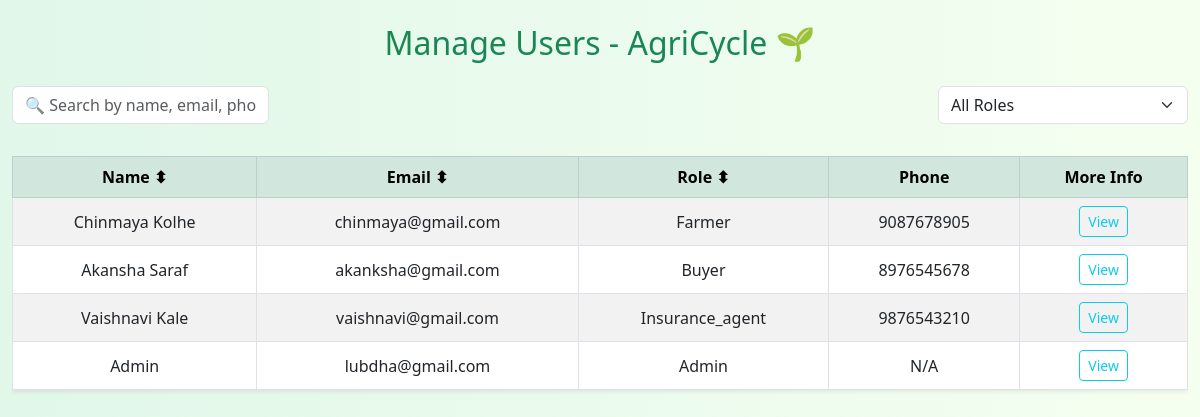
Page /admin/manage_users.php (signed in) on the committed database.
### tables this page shows
CREATE TABLE `farmers` (
  `id` int(11) NOT NULL,
  `email` varchar(255) NOT NULL,
  `password` varchar(255) NOT NULL,
  `name` varchar(100) DEFAULT NULL,
  `phone` varchar(15) DEFAULT NULL,
  `location` varchar(100) DEFAULT NULL
);

CREATE TABLE `buyers` (
  `id` int(11) NOT NULL,
  `email` varchar(255) NOT NULL,
  `password` varchar(255) NOT NULL,
  `name` varchar(100) DEFAULT NULL,
  `phone` varchar(15) DEFAULT NULL,
  `company` varchar(100) DEFAULT NULL
);

CREATE TABLE `insurance_agents` (
  `id` int(11) NOT NULL,
  `email` varchar(255) NOT NULL,
  `password` varchar(255) NOT NULL,
  `name` varchar(100) DEFAULT NULL,
  `agency` varchar(100) DEFAULT NULL,
  `phone` varchar(15) DEFAULT NULL
);

### admin/manage_users.php (the view, shortened to what this page needs)
<?php
include '../config/db_connect.php';
?>
<!DOCTYPE html>
<html lang="en">
<head>
    <link href="https://cdn.jsdelivr.net/npm/bootstrap@5.3.0/dist/css/bootstrap.min.css" rel="stylesheet">
    <link rel="stylesheet" href="../assets/css/modern-admin.css">
</head>
<body>
<div class="container-fluid py-4">
    <h2 class="text-center text-success mb-4">Manage Users - AgriCycle 🌱</h2>
    <div class="filter-box d-flex justify-content-between align-items-center mb-4 flex-wrap">
        <div class="form-group mb-2">
            <input type="text" class="form-control" id="searchInput" placeholder="🔍 Search by name, email, phone...">
        </div>
        <div class="form-group mb-2">
            <select class="form-select" id="roleFilter">
                <option value="all">All Roles</option>
            </select>
        </div>
    </div>
    <div class="table-responsive">
        <table class="table table-hover table-bordered table-striped align-middle text-center shadow-sm animate__animated animate__fadeIn">
            <thead class="table-success">
                <tr>
                    <th onclick="sortTable(0)">Name ⬍</th>
                    <th onclick="sortTable(1)">Email ⬍</th>
                    <th onclick="sortTable(2)">Role ⬍</th>
                    <th>Phone</th>
                    <th>More Info</th>
                </tr>
            </thead>
            <tbody id="userTable">
                <?php
                function renderUsers($table, $role) {
                    global $conn;
                    $result = mysqli_query($conn, "SELECT * FROM $table");
                    while ($row = mysqli_fetch_assoc($result)) {
                        $phone = $row['phone'] ?? 'N/A';
                        $name = $row['name'] ?? 'Admin';
                        echo "<tr data-role='$role'>
                                <td>$name</td>
                                <td>{$row['email']}</td>
                                <td class='text-capitalize'>$role</td>
                                <td>$phone</td>
                                <td><button class='btn btn-outline-info btn-sm' onclick='showModal(\"$name\", \"{$row['email']}\", \"$role\", \"$phone\")'>View</button></td>
                            </tr>";
                    }
                }
                renderUsers('farmers', 'farmer');
                renderUsers('buyers', 'buyer');
                renderUsers('insurance_agents', 'insurance_agent');
                renderUsers('admins', 'admin');
                ?>
            </tbody>
        </table>
    </div>
</div>
</body>
</html>

### assets/css/modern-admin.css (style rules this page uses)
body { background: linear-gradient(to right, #e0f7e9, #f5fff0); font-family: 'Segoe UI', sans-serif; }
h2 { animation: fadeInDown 1s ease-out; }
.table th { cursor: pointer; transition: background-color 0.3s; }
.filter-box .form-control, .form-select { min-width: 250px; }
.table-responsive { animation: fadeIn 0.8s ease-in; }
.btn-outline-info { transition: all 0.3s ease; }

### rows in the picture
farmers: name "Chinmaya Kolhe", email "chinmaya@gmail.com", role "Farmer", phone "9087678905"
buyers: name "Akansha Saraf", email "akanksha@gmail.com", role "Buyer", phone "8976545678"
insurance_agents: name "Vaishnavi Kale", email "vaishnavi@gmail.com", role "Insurance_agent", phone "9876543210"

### other values in the picture
$name "Admin"
$row['email'] "lubdha@gmail.com"
$role "Admin"
$phone "N/A"
